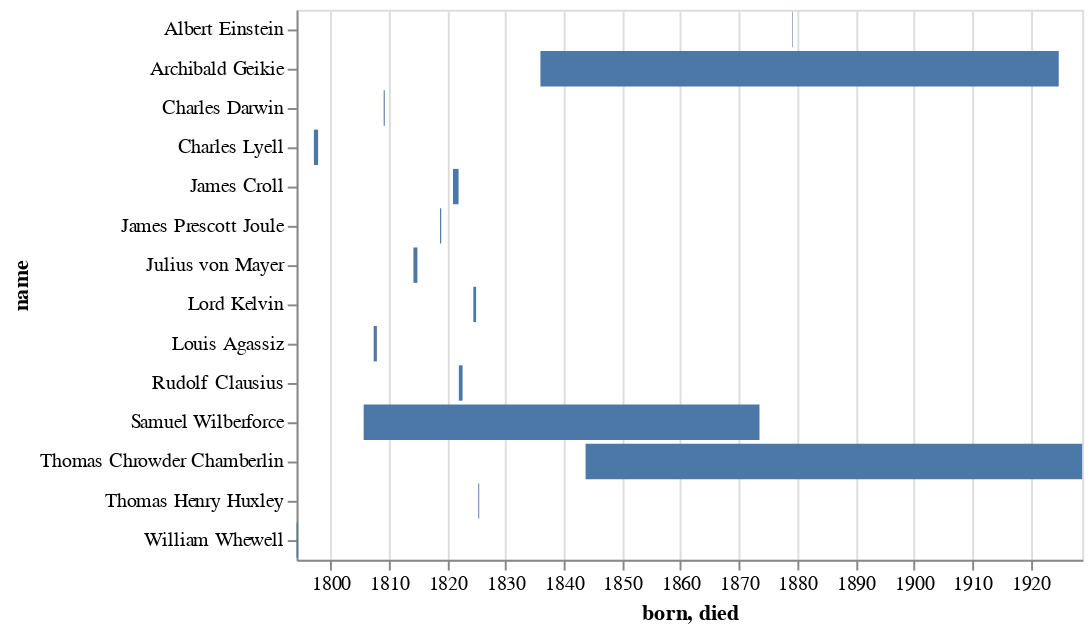

The cell this chart's notebook holds for it:
### Markdown cell above
### Timeline chart

### Code cell
alt.Chart(df_data).mark_bar().encode(
    x='born:T',
    x2='died:T',
    y='name'
)

### Figure 1 — Vega-Lite specification as saved in the notebook (floating-point values rounded to 4 significant figures)
{"config": {"view": {"continuousWidth": 400, "continuousHeight": 300}}, "data": {"name": "data-7664b9ee0bfd897c3974e637976e77f5"}, "mark": "bar", "encoding": {"x": {"field": "born", "type": "temporal"}, "x2": {"field": "died"}, "y": {"field": "name", "type": "nominal"}}, "$schema": "https://vega.github.io/schema/vega-lite/v4.17.0.json", "datasets": {"data-7664b9ee0bfd897c3974e637976e77f5": [{"name": "Louis Agassiz", "born": "1807-05-28", "died": "12-14-1807"}, {"name": "William Whewell", "born": "1794-05-24", "died": "03-06-1794"}, {"name": "Archibald Geikie", "born": "1835-12-28", "died": "1924-11-10"}, {"name": "Thomas Chrowder Chamberlin", "born": "1843-09-25", "died": "1928-11-15"}, {"name": "Julius von Mayer", "born": "1814-11-25", "died": "3-20-1814"}, {"name": "James Prescott Joule", "born": "1818-12-24", "died": "10-11-1818"}, {"name": "Rudolf Clausius", "born": "1822-1-02", "died": "08-24-1822"}, {"name": "Lord Kelvin", "born": "1824-06-26", "died": "12-17-1824"}, {"name": "Thomas Henry Huxley", "born": "1825-5-4", "died": "6-29-1825"}, {"name": "Samuel Wilberforce", "born": "1805-09-07", "died": "1873-07-19"}, {"name": "Charles Lyell", "born": "1797-11-14", "died": "2-22-1797"}, {"name": "Charles Darwin", "born": "1809-2-12", "died": "4-19-1809"}, {"name": "James Croll", "born": "1821-1-2", "died": "12-15-1821"}, {"name": "Albert Einstein", "born": "1879-3-14", "died": "4-18-1879"}]}}
